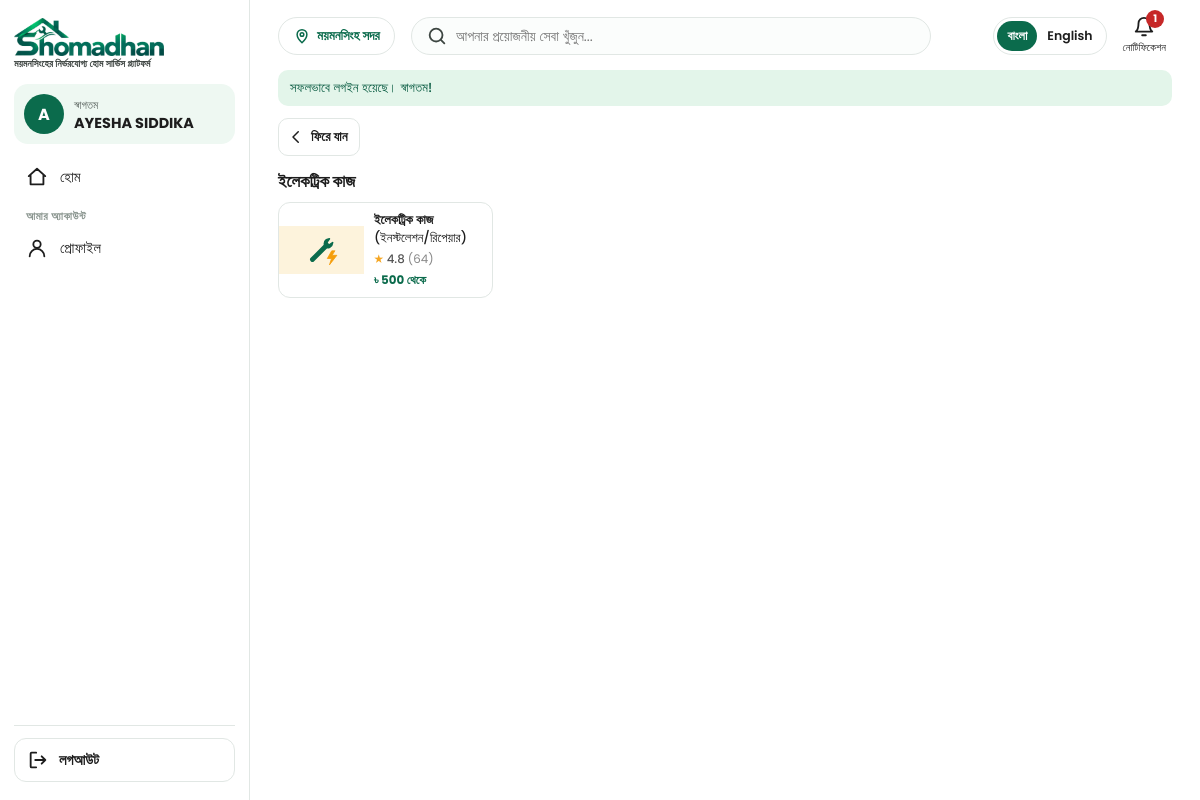
The page /public/user-dashboard.php?service=1 (signed in) on the database its author committed.
### tables this page shows
CREATE TABLE `sub_services` (
  `id`           INT UNSIGNED NOT NULL AUTO_INCREMENT,
  `service_id`   INT UNSIGNED NOT NULL,
  `name_bn`      VARCHAR(80)  NOT NULL,
  `name_en`      VARCHAR(80)  NOT NULL,
  `detail_bn`    VARCHAR(120) NULL DEFAULT NULL,       
  `detail_en`    VARCHAR(120) NULL DEFAULT NULL,
  `image`        VARCHAR(255) NULL DEFAULT NULL,       
  `price`        INT UNSIGNED NOT NULL DEFAULT 0,      
  `rating`       DECIMAL(2,1) NOT NULL DEFAULT 0.0,    
  `rating_count` INT UNSIGNED NOT NULL DEFAULT 0,      
  `popular_rank` INT UNSIGNED NULL DEFAULT NULL,       
  `is_active`    TINYINT(1) NOT NULL DEFAULT 1,
  `created_at`   DATETIME NOT NULL DEFAULT CURRENT_TIMESTAMP,    
  `created_by` INT UNSIGNED NULL DEFAULT NULL,          
  PRIMARY KEY (`id`),
  KEY `idx_sub_services_service` (`service_id`),
  CONSTRAINT `fk_sub_services_service` FOREIGN KEY (`service_id`) REFERENCES `services` (`id`) ON DELETE RESTRICT,
  KEY `idx_sub_services_created_by` (`created_by`),
  CONSTRAINT `fk_sub_services_created_by` FOREIGN KEY (`created_by`) REFERENCES `staff` (`id`) ON DELETE RESTRICT
);

CREATE TABLE `services` (
  `id`         INT UNSIGNED NOT NULL AUTO_INCREMENT,
  `name_bn`    VARCHAR(60)  NOT NULL,
  `name_en`    VARCHAR(60)  NOT NULL,
  `icon`       VARCHAR(255) NOT NULL,                  
  `color`      ENUM('sand','sky','mint','rose','lilac','gray') NOT NULL DEFAULT 'mint',    
  `sort_order` INT NOT NULL DEFAULT 0,
  `is_active`  TINYINT(1) NOT NULL DEFAULT 1,
  `created_by` INT UNSIGNED NULL DEFAULT NULL,          
  PRIMARY KEY (`id`),
  KEY `idx_services_created_by` (`created_by`),
  CONSTRAINT `fk_services_created_by` FOREIGN KEY (`created_by`) REFERENCES `staff` (`id`) ON DELETE RESTRICT
);

### app/helpers/functions.php (called while the page is built, shortened)
<?php
function e($text)
{
    return htmlspecialchars((string)$text, ENT_QUOTES, 'UTF-8');
}
function view($file, $data = [])
{
    extract($data);
    require APP_PATH . '/views/' . $file . '.php';
}
function csrf_token()
{
    return $_SESSION['csrf'];
}
function asset($path)
{
    $file = dirname(__DIR__, 2) . '/public/' . $path;
    return $path . (is_file($file) ? '?v=' . filemtime($file) : '');
}
function lang_texts()
{
    $lang = ($_COOKIE['lang'] ?? '') === 'en' ? 'en' : 'bn';
    return [$lang, require APP_PATH . '/lang/' . $lang . '.php'];
}

### app/controllers/UserHomeController.php (called while the page is built, shortened)
<?php
require_once APP_PATH . '/models/HomeContentModel.php';
class UserHomeController
{
    public function index()
    {
        $user = require_role('user');
        list($lang, $t) = lang_texts();
        $data = [
            'lang'          => $lang,
            't'             => $t,
            'user'          => $user,
            'notice'        => flash_get('notice'),
            'services'      => HomeContentModel::services(true),
            'notifications' => HomeContentModel::notifications(true, 20),
            'changes'       => AccountChangeModel::forAccount('user', $user['id'], 10),
            'unread'        => HomeContentModel::unreadCount($user['id']) + AccountChangeModel::unseen('user', $user['id']),
            'q'             => mb_substr(trim((string)($_GET['q'] ?? '')), 0, 60, 'UTF-8'),
            'mode'          => 'home',
        ];
        $serviceId = (int)($_GET['service'] ?? 0);
        $list      = (string)($_GET['list'] ?? '');
        if ($data['q'] !== '') {
            $data['mode']  = 'list';
            $data['title'] = sprintf($t['home_search_for'], $data['q']);
            $data['items'] = HomeContentModel::search($data['q']);
        } elseif ($serviceId && ($sv = HomeContentModel::service($serviceId)) && $sv['is_active']) {
            $data['mode']  = 'list';
            $data['title'] = $lang === 'en' ? $sv['name_en'] : $sv['name_bn'];
            $data['items'] = HomeContentModel::inService($serviceId);
        } elseif ($list === 'popular' || $list === 'new') {
            $data['mode']  = 'list';
            $data['title'] = $t[$list === 'popular' ? 'home_popular' : 'home_new'];
            $data['items'] = $list === 'popular' ? HomeContentModel::popular() : HomeContentModel::newest();
        } elseif ($list === 'services') {
            $data['mode']  = 'services';
        }
        view('user/home', $data);
    }
}

### public/user-dashboard.php (called while the page is built, shortened)
<?php
require_once APP_PATH . '/controllers/UserHomeController.php';
(new UserHomeController())->index();

### app/core/Database.php (called while the page is built)
<?php
class Database
{
    private static $pdo = null;
    public static function get()
    {
        if (self::$pdo === null) {
            $file = ROOT_PATH . '/config/database.php';
            if (!is_file($file)) {
                $file = ROOT_PATH . '/config/database.example.php';
            }
            $c = require $file;
            $dsn = 'mysql:host=' . $c['host'] . ';port=' . (int)$c['port'] . ';dbname=' . $c['database'] . ';charset=utf8mb4';
            self::$pdo = new PDO($dsn, $c['username'], $c['password'], [
                PDO::ATTR_ERRMODE            => PDO::ERRMODE_EXCEPTION,
                PDO::ATTR_DEFAULT_FETCH_MODE => PDO::FETCH_ASSOC,
                PDO::ATTR_EMULATE_PREPARES   => false,
            ]);
            self::$pdo->exec("SET time_zone = '+06:00'");
        }
        return self::$pdo;
    }
}

### app/models/HomeContentModel.php (called while the page is built, shortened)
<?php
class HomeContentModel
{
    private static function db()
    {
        return Database::get();
    }
    private static function all($sql, array $args = [])
    {
        $st = self::db()->prepare($sql);
        $st->execute($args);
        return $st->fetchAll();
    }
    private static function subSql($where = '')
    {
        return 'SELECT x.*, s.name_bn AS service_bn, s.name_en AS service_en, s.icon AS service_icon, s.color AS service_color
                FROM sub_services x JOIN services s ON s.id = x.service_id ' . $where;
    }
    private static function visible($extra, array $args = [], $limit = 0)
    {
        return self::all(self::subSql('WHERE x.is_active = 1 AND s.is_active = 1 ' . $extra) . ($limit ? ' LIMIT ' . (int)$limit : ''), $args);
    }
    public static function inService($serviceId)
    {
        return self::visible('AND x.service_id = ? ORDER BY x.popular_rank IS NULL, x.popular_rank, x.id DESC', [$serviceId]);
    }
}

### app/views/user/home.php (the view, shortened to what this page needs)
<?php
$nm  = function ($row, $f = 'name') use ($lang) { return $row[$f . '_' . $lang] ?? $row[$f . '_bn']; };
$card = function ($x, $isNew = false) use ($nm, $t) {
    ob_start(); ?>
    <a class="svc-card" href="user-dashboard.php?service=<?= (int)$x['service_id'] ?>">
        <span class="svc-img tile-<?= e($x['service_color']) ?>">
            <?php if ($x['image']): ?><img src="<?= e($x['image']) ?>" alt="" loading="lazy"><?php else: ?><img class="ph" src="<?= e($x['service_icon']) ?>" alt=""><?php endif; ?>
            <?php if ($isNew): ?><span class="badge-new"><?= e($t['home_new_badge']) ?></span><?php endif; ?>
        </span>
        <span class="svc-body">
            <span class="svc-name"><?= e($nm($x)) ?><?php if ($nm($x, 'detail')): ?> <span class="svc-detail"><?= e($nm($x, 'detail')) ?></span><?php endif; ?></span>
            <span class="svc-meta">
                <?php if ((float)$x['rating'] > 0): ?><span class="stars">★ <b><?= e($x['rating']) ?></b> <span>(<?= (int)$x['rating_count'] ?>)</span></span><?php else: ?><span></span><?php endif; ?>
                <span class="price">৳ <?= e(number_format((int)$x['price'])) ?> <?= e($t['home_from']) ?></span>
            </span>
        </span>
    </a>
    <?php return ob_get_clean();
};
$tile = function ($s) use ($nm) { ?>
    <a class="cat" href="user-dashboard.php?service=<?= (int)$s['id'] ?>">
        <span class="cat-ic tile-<?= e($s['color']) ?>"><img src="<?= e($s['icon']) ?>" alt=""></span>
        <span class="cat-name"><?= e($nm($s)) ?></span>
    </a>
<?php };
?>
<!DOCTYPE html>
<html lang="<?= e($lang) ?>">
<head>
</head>
<body>
<?php
$active = $mode === 'home' ? 'home' : (string)($_GET['list'] ?? '');
$sideGroups = [
    ['', [
        'home'     => ['user-dashboard.php',               'side_home',     '<path d="M3 11 12 3l9 8M5 10v10h14V10"/>'],
    ]],
    ['grp_me', [
        'profile'  => ['profile.php',                      'pf_menu',       '<circle cx="12" cy="8" r="4"/><path d="M4 21a8 8 0 0 1 16 0"/>'],
    ]],
];
?>
<aside class="side-menu u-side" id="side-menu" aria-label="<?= e($t['side_menu']) ?>">
    <div class="side-top">
        <a class="side-brand" href="user-dashboard.php">
            <img src="<?= e(asset('assets/images/logo.png')) ?>" alt="Shomadhan">
            <small><?= e($t['tagline']) ?></small>
        </a>
    </div>
    <nav class="side-nav">
        <?php foreach ($sideGroups as $g): ?>
            <?php if ($g[0] !== ''): ?><p class="nav-grp"><?= e($t[$g[0]]) ?></p><?php endif; ?>
            <?php foreach ($g[1] as $key => $l): ?>
            <a href="<?= e($l[0]) ?>"<?= $active === $key ? ' class="on" aria-current="page"' : '' ?>><svg class="ic" viewBox="0 0 24 24" aria-hidden="true"><?= $l[2] ?></svg><?= e($t[$l[1]]) ?></a>
            <?php endforeach; ?>
        <?php endforeach; ?>
    </nav>
    <div class="side-bottom">
    </div>
</aside>
<div class="shell">
    <header class="top">
        <span class="loc">
            <svg class="ic" viewBox="0 0 24 24" aria-hidden="true"><path d="M12 21s-6.5-6-6.5-11a6.5 6.5 0 0 1 13 0c0 5-6.5 11-6.5 11z"/><circle cx="12" cy="10" r="2.4"/></svg>
            <?= e($t['home_location']) ?>
        </span>
        <form class="search" method="get" action="user-dashboard.php" role="search">
            <svg class="ic" viewBox="0 0 24 24" aria-hidden="true"><circle cx="11" cy="11" r="7"/><path d="m20 20-3.5-3.5"/></svg>
            <input type="search" name="q" value="<?= e($q) ?>" maxlength="60" placeholder="<?= e($t['home_search_ph']) ?>" aria-label="<?= e($t['home_search_ph']) ?>">
        </form>
        <div class="tools">
            <div class="notif">
                <button type="button" class="tool" id="bell" aria-expanded="false" aria-controls="notif-panel">
                    <span class="tool-ic">
                        <svg class="ic" viewBox="0 0 24 24" aria-hidden="true"><path d="M6 8a6 6 0 0 1 12 0c0 7 3 9 3 9H3s3-2 3-9M10 21h4"/></svg>
                        <?php if ($unread > 0): ?><span class="count" id="bell-count"><?= $unread > 9 ? '9+' : (int)$unread ?></span><?php endif; ?>
                    </span>
                    <span class="tool-txt"><?= e($t['home_notifications']) ?></span>
                </button>
            </div>
        </div>
    </header>
    <main class="content" data-csrf="<?= e(csrf_token()) ?>">
        <?php if ($notice !== ''): ?><p class="flash" role="status"><?= e($notice) ?></p><?php endif; ?>
        <?php if ($mode === 'home'): ?>
            <?php if ($banners): ?>
            <section class="slider" aria-label="<?= e($t['home_offers']) ?>">
                <div class="slides" id="slides">
                    <?php foreach ($banners as $i => $b): ?>
                        <div class="slide"><img src="<?= e($b['image']) ?>" alt="<?= e($b['title'] ?? '') ?>"<?= $i ? ' loading="lazy"' : '' ?>></div>
                    <?php endforeach; ?>
                </div>
                <?php if (count($banners) > 1): ?>
                    <button type="button" class="arrow prev" aria-label="Previous">‹</button>
                    <button type="button" class="arrow next" aria-label="Next">›</button>
                    <div class="dots"><?php foreach ($banners as $i => $b): ?><span<?= $i ? '' : ' class="on"' ?>></span><?php endforeach; ?></div>
                <?php endif; ?>
            </section>
            <?php endif; ?>
            <section class="sec">
                <div class="sec-head"><h2><?= e($t['home_categories']) ?></h2><a href="user-dashboard.php?list=services"><?= e($t['home_see_all_services']) ?> →</a></div>
                <div class="cats">
                    <?php foreach (array_slice($services, 0, 6) as $s) { $tile($s); } ?>
                </div>
            </section>
            <?php if ($popular): ?>
            <section class="sec">
                <div class="sec-head"><h2><?= e($t['home_popular']) ?></h2><a href="user-dashboard.php?list=popular"><?= e($t['home_see_all']) ?> →</a></div>
                <div class="cards home-cards"><?php foreach ($popular as $x) { echo $card($x); } ?></div>
            </section>
            <?php endif; ?>
            <?php if ($newest): ?>
            <section class="sec">
                <div class="sec-head"><h2><?= e($t['home_new']) ?></h2><a href="user-dashboard.php?list=new"><?= e($t['home_see_all']) ?> →</a></div>
                <div class="cards cards-new home-cards"><?php foreach ($newest as $x) { echo $card($x, true); } ?></div>
            </section>
            <?php endif; ?>
        <?php else: ?>
            <section class="sec">
                <a class="page-back" href="user-dashboard.php"><svg class="ic" viewBox="0 0 24 24" aria-hidden="true"><path d="m15 5-7 7 7 7"/></svg><?= e($t['login_back']) ?></a>
                <div class="sec-head"><h2><?= e($title) ?></h2></div>
                <div class="cards cards-grid"><?php foreach ($items as $x) { echo $card($x); } ?></div>
            </section>
        <?php endif; ?>
    </main>
</div>
</body>
</html>

### public/assets/css/base.css (style rules this page uses)
:root { --green: #0b6b4c; --green-dark: #075a40; --green-soft: #e3f5ea; --text: #1d1d1d; --muted: #5b6460; --line: #e1e7e4; --red: #c62828; --red-soft: #fdecec; --gold: #f5a623; --bg: #f3f7f5; --focus: #f59e0b; --font: 'Poppins', 'Hind Siliguri', system-ui, sans-serif; }
* { box-sizing: border-box; margin: 0; padding: 0; }
a { color: inherit; text-decoration: none; }
.ic { width: 20px; height: 20px; fill: none; stroke: currentColor; stroke-width: 2; stroke-linecap: round; stroke-linejoin: round; flex: none; }
.nav-grp { margin: 10px 12px 2px; font-size: .7rem; font-weight: 600; letter-spacing: .04em; text-transform: uppercase; color: #8a958f; }
.side-menu { position: fixed; top: 0; left: 0; bottom: 0; z-index: 60; width: 270px; max-width: 86vw; display: flex; flex-direction: column; padding: 18px 14px; background: #fff; border-right: 1px solid var(--line); overflow-y: auto; transform: translateX(-105%); transition: transform .25s ease; }
.side-top { display: flex; align-items: flex-start; justify-content: space-between; gap: 8px; }
@media (min-width: 900px) { .side-menu { transform: none; z-index: 20; } }
.side-nav { display: flex; flex-direction: column; gap: 2px; }
.side-nav a, .side-nav button { display: flex; align-items: center; gap: 12px; width: 100%; padding: 8px 12px; border: 0; border-radius: 12px; background: none; color: var(--text); font: 500 .92rem var(--font); white-space: nowrap; text-align: left; cursor: pointer; }
.side-bottom { margin-top: auto; display: flex; flex-direction: column; gap: 8px; padding-top: 12px; border-top: 1px solid var(--line); }
.page-back { display: inline-flex; align-items: center; gap: 6px; height: 38px; padding: 0 12px 0 8px; border: 1px solid var(--line); border-radius: 10px; background: #fff; color: var(--text); font: 600 .82rem var(--font); text-decoration: none; cursor: pointer; }
.page-back .ic { width: 18px; height: 18px; }

### rows shown on the page
sub_services: service.icon (picture), name_bn "ইলেকট্রিক কাজ", detail_bn "(ইনস্টলেশন/রিপেয়ার)", rating "4.8", rating_count "64", price "500"

### other values the page prints
$t['tagline'] "ময়মনসিংহের নির্ভরযোগ্য হোম সার্ভিস প্ল্যাটফর্ম"
mb_substr(($name ?? '') !== '' ? $name : 'U', 0, 1, 'UTF-8') "A"
$t['side_hello'] "স্বাগতম"
$name "AYESHA SIDDIKA"
$t[$l[1]] "হোম"
$t[$g[0]] "আমার অ্যাকাউন্ট"
$t[$l[1]] "প্রোফাইল"
$inner "লগআউট"
$t['home_location'] "ময়মনসিংহ সদর"
$unread "1"
$t['home_notifications'] "নোটিফিকেশন"
$notice "সফলভাবে লগইন হয়েছে। স্বাগতম!"
$t['login_back'] "ফিরে যান"
$title "ইলেকট্রিক কাজ"
